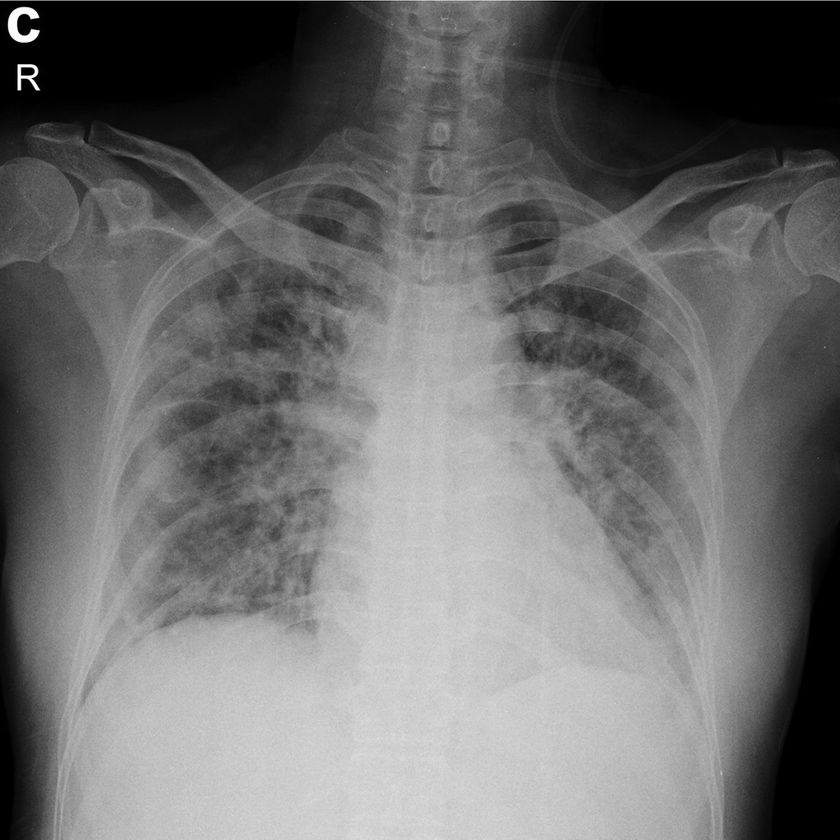
#> input picture 3.2022年学习/FractralDimensionSoftware/COVID-19-c/COVID-19/COVID-19 (4).png, 840 x 840 px, shrunk from 1024 x 1024 before the run, found by its file name
$ python '4. 显示二值图像.py'
#> lines starting #> are read from the running program, lines starting #| are printed output that depends on the picture; after the words box and inside, x2 and y2 are one past the last pixel; in counts of white or black regions, pixels touching at a corner belong together
import cv2
import matplotlib.pyplot as plt
from skimage.filters import threshold_otsu
import numpy as np

#image = cv2.imread(r"C:\Users\Yan\Desktop\xiaoqiao.jfif", cv2.IMREAD_GRAYSCALE) #读取灰度图
image = cv2.imread(r"C:\Users\Yan\Desktop\NewData\COVID-19 (4).png", 0) #0:代表读取灰度图
#> image is the input picture: shape (840, 840); min 0, max 255, mean 110.1
image1 = cv2.imread(r"C:\Users\Yan\Desktop\NewData\COVID-19 (6).png", 0)
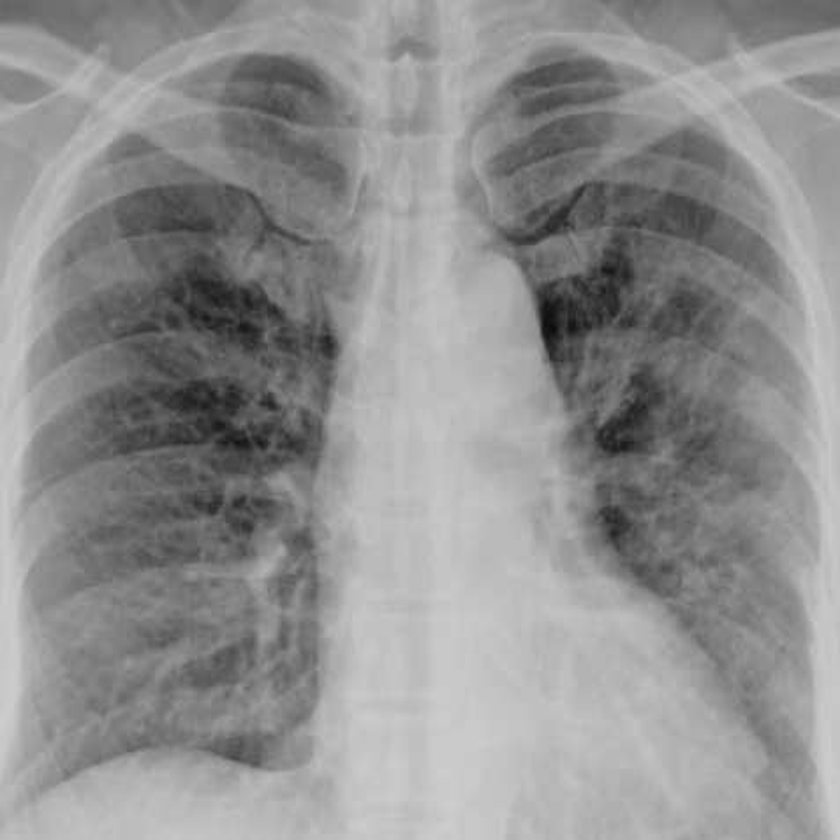
#> input picture 3.2022年学习/FractralDimensionSoftware/COVID-19-c/COVID-19/COVID-19 (6).png, 840 x 840 px, shrunk from 1024 x 1024 before the run, found by its file name
#> image1 is the input picture: shape (840, 840); min 10, max 206, mean 143.9

#二值化图像, 127：阈值， 255：图像最大像素值， cv2.THRESH_BINARY:二值化阈值方法，
#ret:返回的阈值， thresh1:返回的二值图像
img = []
img1 = []
img.append(image)
img1.append(image1)
Threshold = [x for x in range(60, 180, 20)]
for i in Threshold:
    # [5 lines of commented-out code are left out]
    ret, b_img = cv2.threshold(image, i, 255, cv2.THRESH_BINARY)
    ret1, b_img1 = cv2.threshold(image1, i, 255, cv2.THRESH_BINARY)
    img.append(b_img)
    img1.append(b_img1)
#> this loop made 6 passes
#> (ret, ret1) on passes 1 to 6: (60, 60), (80, 80), (100, 100), (120, 120), (140, 140), (160, 160)
#> pass 1, `ret, b_img = cv2.threshold(image, i, 255, cv2.THRESH_BINARY)`:
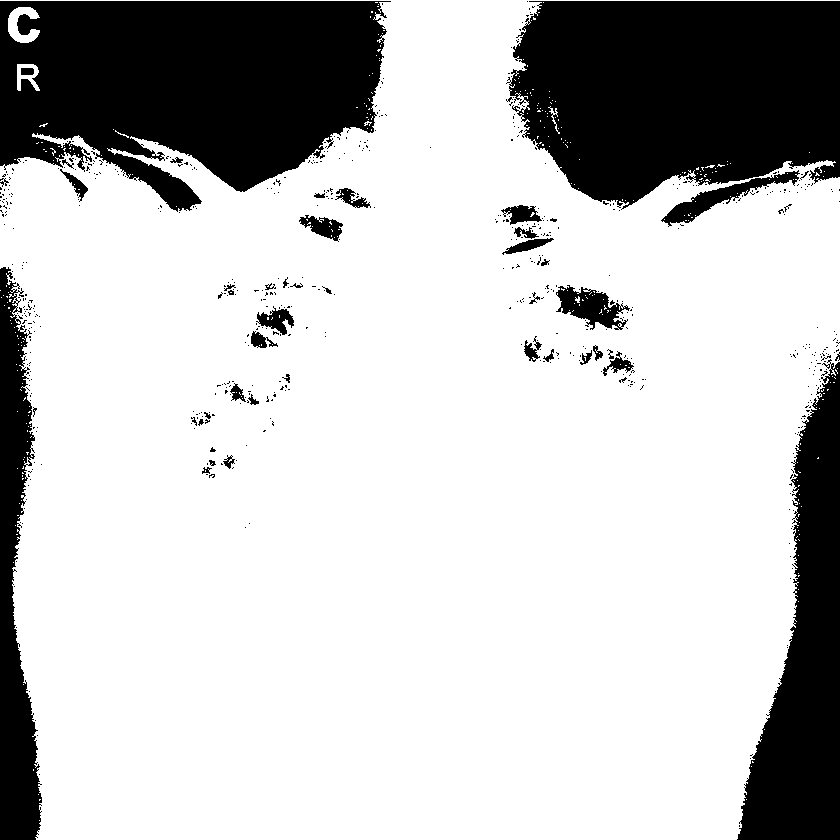
#> b_img: shape (840, 840); 76.4% white; 618 black regions (575 under 20 px), largest, box (x1, y1, x2, y2) and area: (0, 1, 391, 212) 60021, (506, 1, 840, 210) 56215, (737, 359, 840, 840) 26376
#> pass 1, `ret1, b_img1 = cv2.threshold(image1, i, 255, cv2.THRESH_BINARY)`:
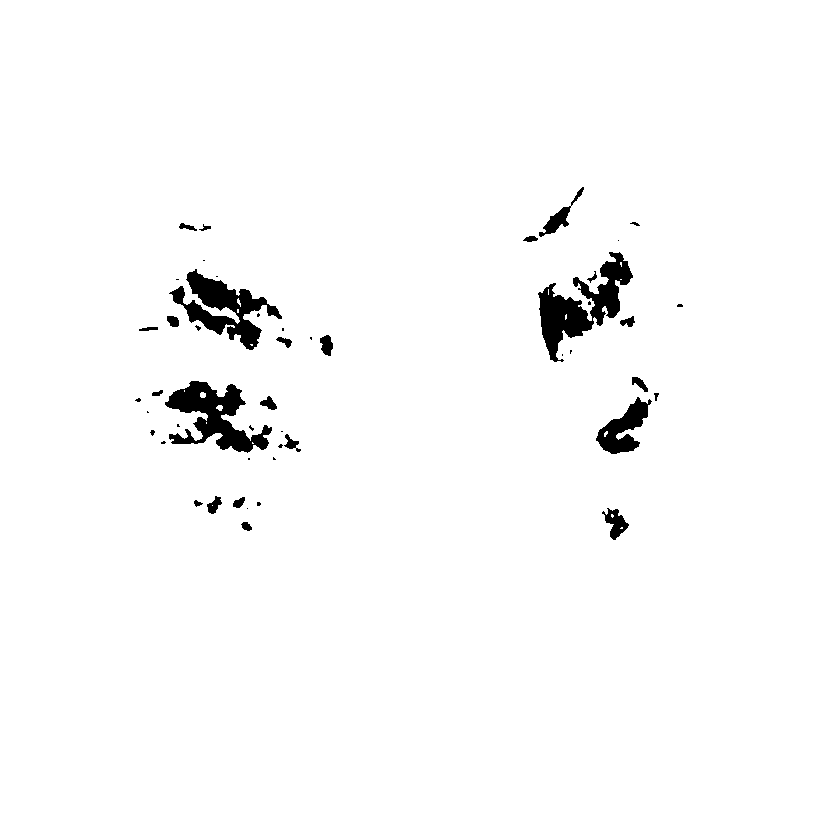
#> b_img1: shape (840, 840); 97.9% white; 49 black regions (24 under 20 px), largest, box (x1, y1, x2, y2) and area: (538, 252, 633, 362) 3822, (165, 381, 272, 453) 3421, (169, 269, 282, 350) 3303
#> pass 2, `ret, b_img = cv2.threshold(image, i, 255, cv2.THRESH_BINARY)`:
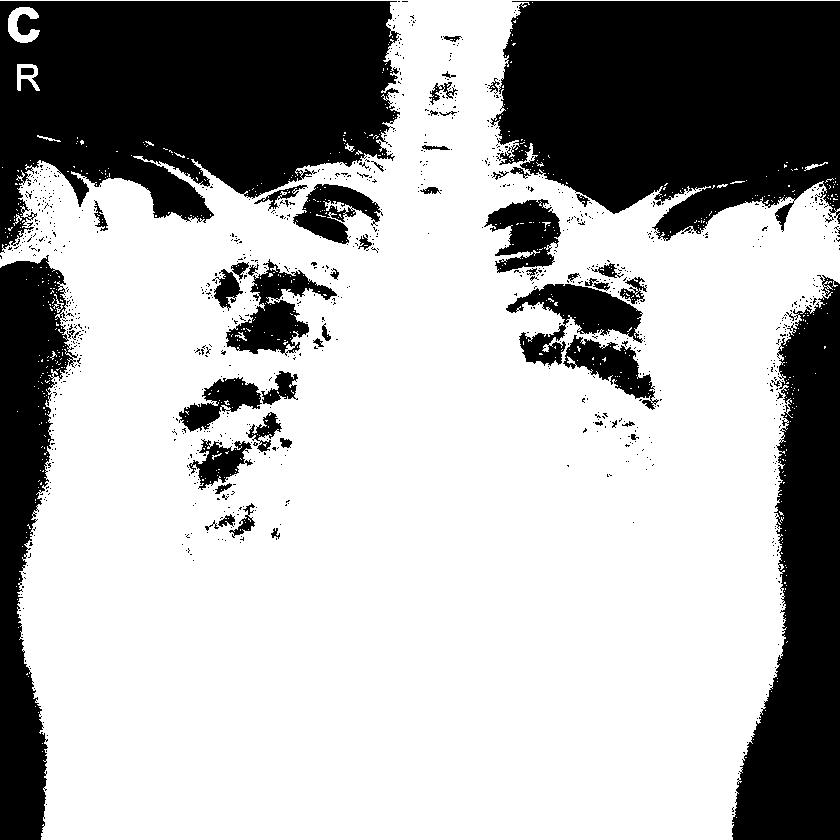
#> b_img: shape (840, 840); 68% white; 988 black regions (933 under 20 px), largest, box (x1, y1, x2, y2) and area: (0, 1, 401, 253) 70397, (490, 1, 840, 241) 66178, (732, 275, 840, 840) 36375
#> pass 2, `ret1, b_img1 = cv2.threshold(image1, i, 255, cv2.THRESH_BINARY)`:
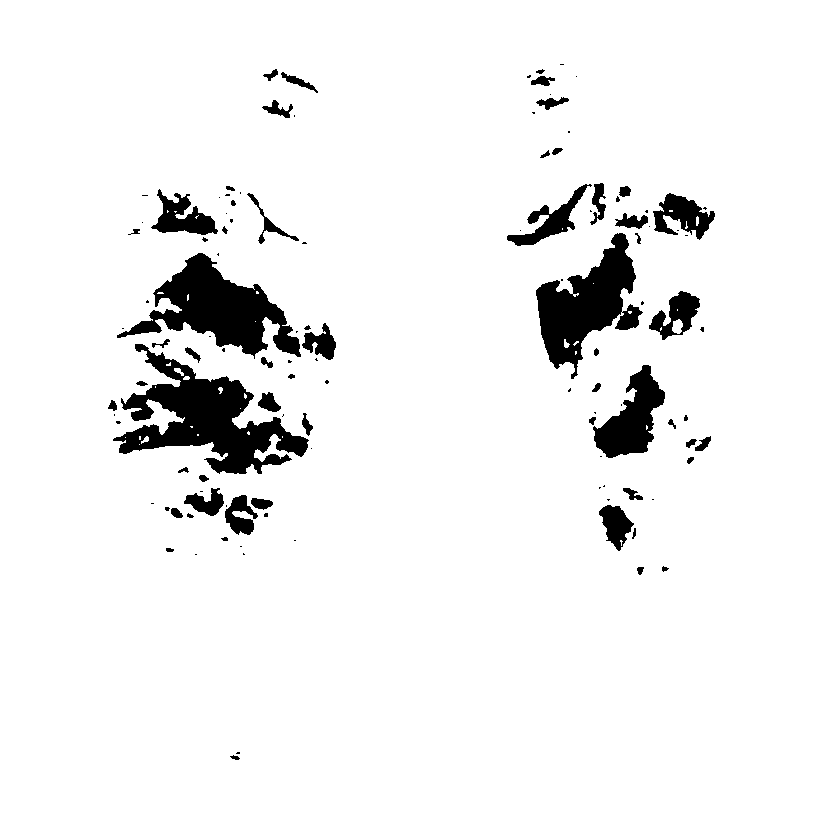
#> b_img1: shape (840, 840); 94.2% white; 116 black regions (59 under 20 px), largest, box (x1, y1, x2, y2) and area: (113, 344, 309, 474) 10029, (117, 253, 301, 359) 7861, (536, 233, 643, 379) 6951
#> after the loop, img = 7 items; img1 = 7 items
    # [5 lines of commented-out code are left out]

plt.figure()
for i in range(len(img)):
    #print("i:", i)
    plt.subplot(2, 7, i+1)
    plt.imshow(img[i], "gray") #这是因为我们还是直接使用plt显示图像，它默认使用三通道显示图像，需要我们在可视化函数里多指定一个参数
    plt.xticks([])
    plt.yticks([])

    plt.subplot(2, 7, len(img) + i + 1)
    plt.imshow(img1[i], "gray")

    plt.xticks([])
    plt.yticks([])
#> this loop made 7 passes
plt.show()
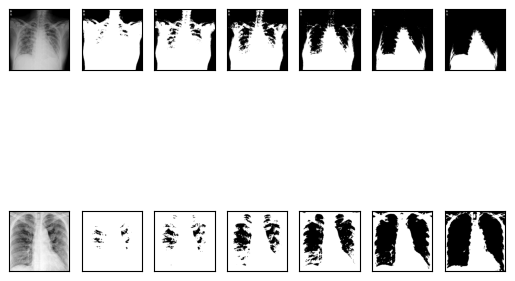
#> figure drawn by matplotlib, 14 panels
